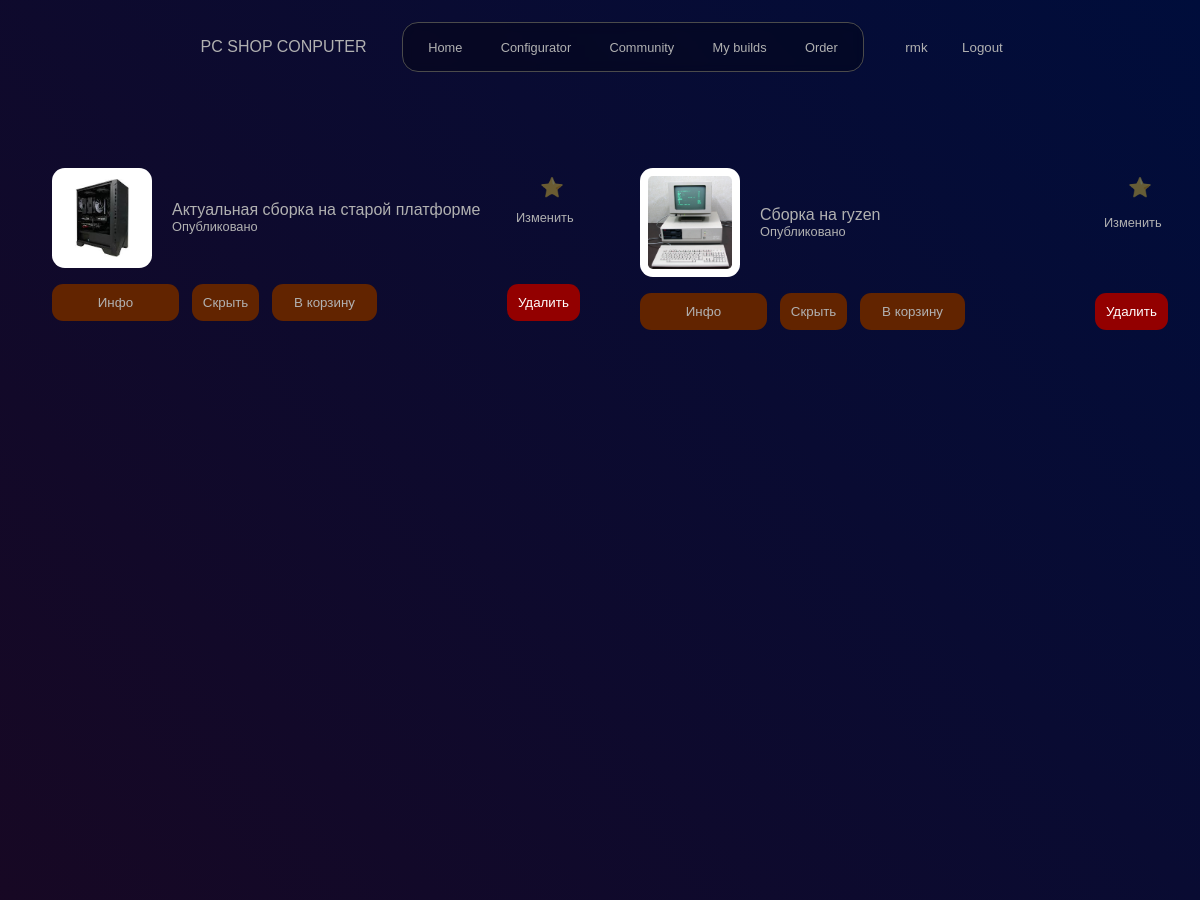
/mybuilds/ (signed in, upper part), run on an earlier commit of the app's database.
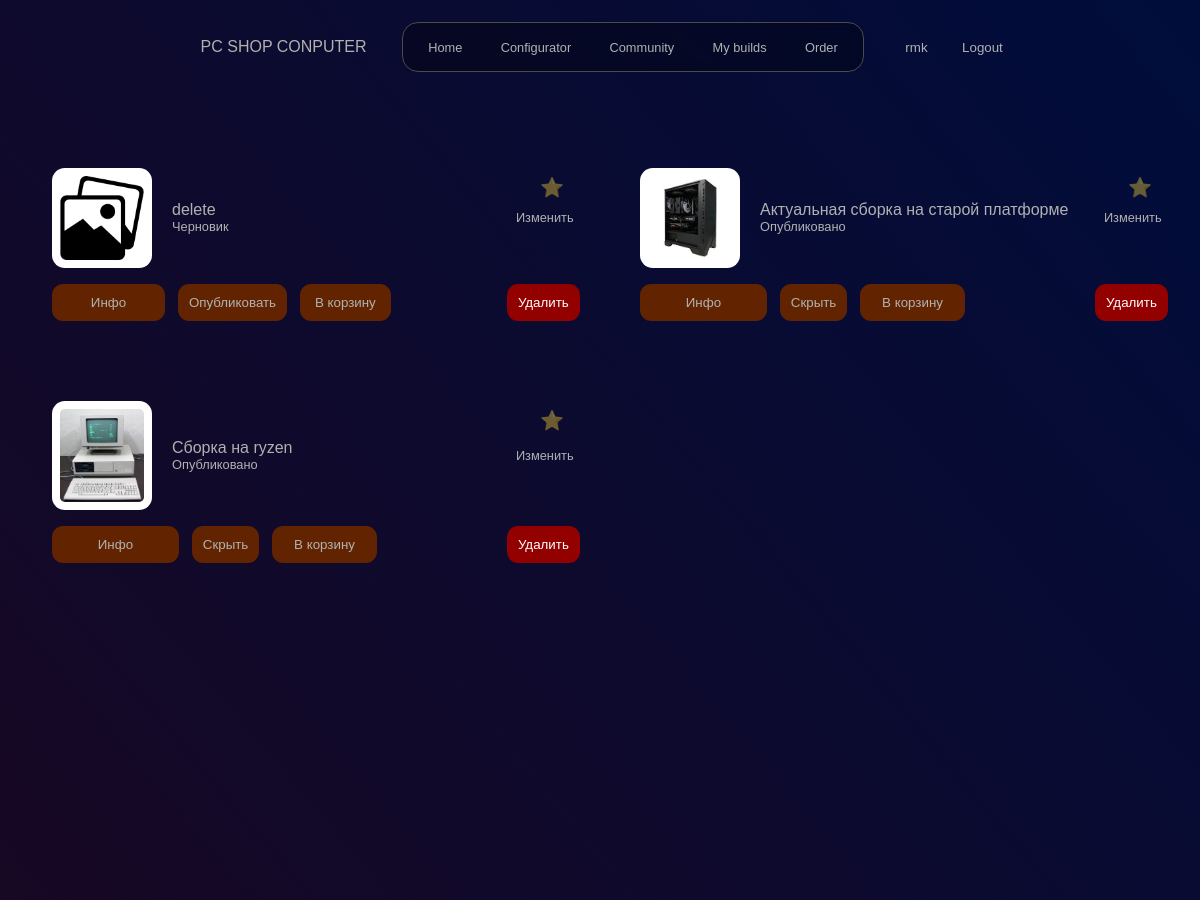
And on a later commit of the database.
### conputer/models.py (models this page shows, shortened)
class PCBuild(models.Model):
    title = models.CharField(
        max_length=200,
        verbose_name="Название сборки"
    )
    author = models.ForeignKey(User, on_delete=models.CASCADE, null=True, blank=True, verbose_name="Автор")
    is_published = models.BooleanField(default=False, verbose_name="Опубликовать в сообществе")
    created_at = models.DateTimeField(
        auto_now_add=True,
        verbose_name="Дата создания"
    )
    cpu = models.ForeignKey(
        Component,
        on_delete=models.SET_NULL,
        related_name="build_cpu",
        verbose_name="Процессор",
        limit_choices_to={'category__name__iexact': 'Процессор'},
        null=True,
        blank=True
    )
    gpu = models.ForeignKey(
        Component,
        on_delete=models.SET_NULL,
        related_name="build_gpu",
        verbose_name="Видеокарта",
        limit_choices_to={'category__name__iexact': 'Видеокарта'},
        null=True,
        blank=True
    )
    motherboard = models.ForeignKey(
        Component,
        on_delete=models.SET_NULL,
        related_name="build_mboard",
        verbose_name="Материнская плата",
        limit_choices_to={'category__name__iexact': 'Материнская плата'},
        null=True,
        blank=True
    )
    ram = models.ForeignKey(
        Component,
        on_delete=models.SET_NULL,
        related_name="build_ram",
        verbose_name="Оперативная память",
        limit_choices_to={'category__name__iexact': 'Оперативная память'},
        null=True,
        blank=True
    )
    powerSupply = models.ForeignKey(
        Component,
        on_delete=models.SET_NULL,
        related_name="build_powerSupply",
        verbose_name="Блок питания",
        limit_choices_to={'category__name__iexact': 'Блок питания'},
        null=True,
        blank=True
    )
    case = models.ForeignKey(
        Component,
        on_delete=models.SET_NULL,
        related_name="build_case",
        verbose_name="Корпус",
        limit_choices_to={'category__name__iexact': 'Корпус'},
        null=True,
        blank=True
    )
    storage_primary = models.ForeignKey(
        Component,
        on_delete=models.SET_NULL,
        related_name="build_storage_primary",
        verbose_name="Накопитель 1",
        limit_choices_to={'category__name__iexact': 'Накопитель'},
        null=True,
        blank=True
    )
    storage_primary_quantity = models.PositiveIntegerField(
        default=1,
        verbose_name="Количество накопителей 1"
    )
    storage_second = models.ForeignKey(
        Component,
        on_delete=models.SET_NULL,
        related_name="build_storage_second",
        verbose_name="Накопитель 2",
        limit_choices_to={'category__name__iexact': 'Накопитель'},
        null=True,
        blank=True
    )
    storage_second_quantity = models.PositiveIntegerField(
        default=1,
        verbose_name="Количество накопителей 2"
    )
    cooller = models.ForeignKey(
        Component,
        on_delete=models.SET_NULL,
        related_name="build_cooller",
        verbose_name="Кулер для процессора",
        limit_choices_to={'category__name__iexact': 'Кулер для процессора'},
        null=True,
        blank=True
    )
    coollerCase = models.ForeignKey(
        Component,
        on_delete=models.SET_NULL,
        related_name="build_coollerCase",
        verbose_name="Корпусный вентилятор",
        limit_choices_to={'category__name__iexact': 'Корпусный вентилятор'},
        null=True,
        blank=True
    )
    coollerCase_quantity = models.PositiveIntegerField(
        default=1,
        null=True,
        blank=True,
        verbose_name="Количество вентиляторов"
    )
    main_photo = models.FileField(
        upload_to='component_covers/',
        validators=[FileExtensionValidator(allowed_extensions=['jpg', 'jpeg', 'png', 'svg'])],
        verbose_name="Изображение (JPG, PNG, SVG)",
        null=True,
        blank=True
    )
    class Meta:
        verbose_name = "Сборка ПК"
        verbose_name_plural = "Сборки ПК"
    def get_total_price(self):
        total = 0
        items = [
            (self.cpu, 1),
            (self.gpu, 1),
            (self.motherboard, 1),
            (self.ram, 1),
            (self.powerSupply, 1),
            (self.case, 1),
            (self.cooller, 1),
            (self.storage_primary, self.storage_primary_quantity),
            (self.storage_second, self.storage_second_quantity),
            (self.coollerCase, self.coollerCase_quantity),
        ]
        for component, quantity in items:
            if component and hasattr(component, 'price'):
                total += component.price * quantity
        return total

### conputer/views.py (the view)
# urls.py: path('mybuilds/', views.mybuilds, name='mybuilds'),
@login_required
def mybuilds(request):
    user_builds = PCBuild.objects.filter(author=request.user).order_by('-id')
    return render(request, 'conputer/mybuilds.html', {'builds': user_builds})

### conputer/templates/conputer/mybuilds.html (shortened to what this page needs)
<!DOCTYPE html>
{% load static %}
<html lang="ru">
<head>
    <link rel="stylesheet" href="{% static 'conputer/css/style.css' %}">
</head>
<body>
    <header>
        <nav class="navbar" id="id1">
            <h1>PC SHOP CONPUTER</h1>
            <li class="navbar">
                <ul><a href="{% url 'home' %}">Home</a></ul>
                <ul><a href="{% url 'building' %}">Configurator</a></ul>
                <ul><a href="{% url 'build_list' %}">Community</a></ul>
                <ul><a href="{% url 'mybuilds' %}">My builds</a></ul>
                <ul><a href="{% url 'orders_view' %}">Order</a></ul>
            </li>
            <div class="flex">
            {% if user.is_authenticated %}
                <button class="autoris">{{ user.username }}</button>
                <form action="{% url 'logout' %}" method="post" style="display:inline;">
                    <button type="submit" class="autoris">Logout</button>
                </form>
            {% else %}
                <a href="{% url 'login' %}" class="autoris" id="regact">Log in</a>
                <a href="{% url 'signup' %}" class="autoris" id="regact">Sign Up</a>
            {% endif %}
            </div>
        </nav>
    </header>
<main>
    <div class="gridComponents gridmybuilds">
        {% for build in builds %}
            <div class="component_box mybuild">
                <div class="flex" id="infomybuild">
                    {% if build.main_photo %}
                        <img src="{{ build.main_photo.url }}" class="img_component">
                    {% else %}
                        <img src="{% static 'conputer/img/default.png' %}" class="img_component default">
                    {% endif %}
                    <div>
                        <h2>{{ build.title }}</h2>
                        <p>{{ build.is_published|yesno:"Опубликовано,Черновик" }}</p>
                    </div>
                    <a href="{% url 'edit_build' build.id %}" class="action">Изменить</a>
                </div>
                <div class="componentActions">
                    <button class="actions info_btn fixw" data-modal="build-modal-{{ build.id }}">Инфо</button>
                    <form action="{% url 'toggle_publish' build.id %}" method="POST">
                        <button type="submit" class="actions fixw">
                            {{ build.is_published|yesno:"Скрыть,Опубликовать" }}
                        </button>
                    </form>
                    <form action="{% url 'add_to_cart' build.id %}" method="POST" style="flex: 1;">
                        <button type="submit" class="actions order_btn" style="width: 100%;">
                            В корзину
                        </button>
                    </form>
                    <div class="spacer"></div>
                    <form action="{% url 'delete_build' build.id %}" method="POST" onsubmit="return confirm('Удалить сборку?')">
                        <button type="submit" class="actions fixw delete">Удалить</button>
                    </form>
                    <form action="{% url 'add_to_favorites' build.id %}" method="POST" class="fav-form">
                        <button type="submit" class="star-btn">⭐</button>
                    </form>
                </div>
            </div>
        {% endfor %}
    </div>
</main>
</body>

What changed in the data, as far as the page shows it:
added PCBuild: title "delete", is_published "Черновик", is_published "Опубликовать"
